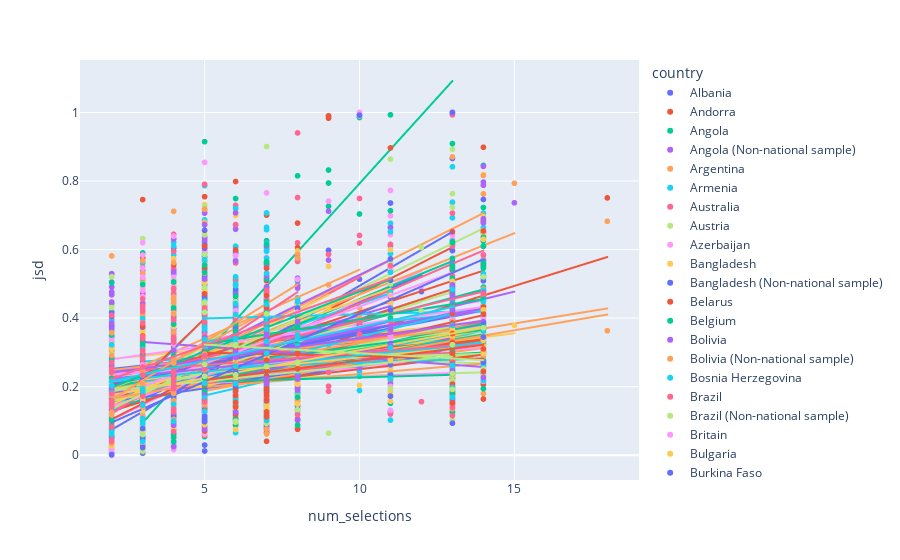

Notebook code cell kept with this figure:
### Code cell
import plotly.express as px

px.scatter(df, 'num_selections', 'jsd', color='country', trendline='ols')
